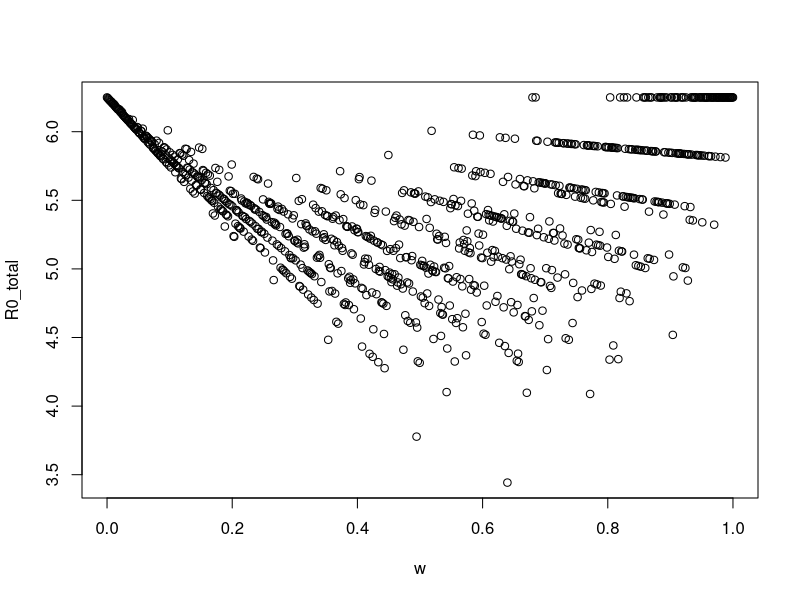
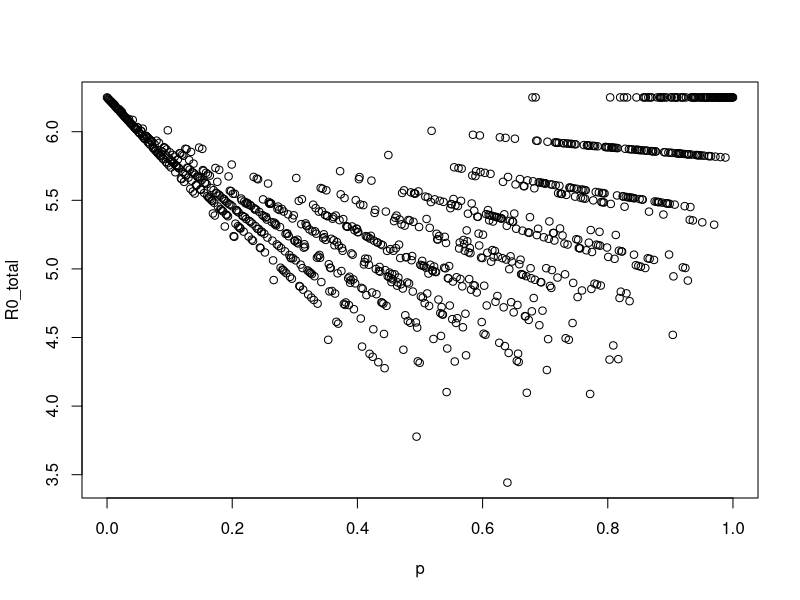
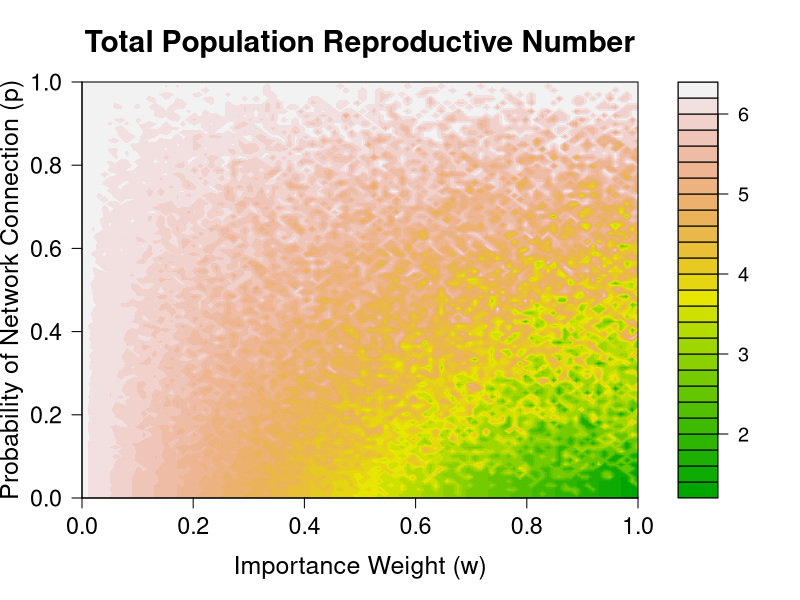
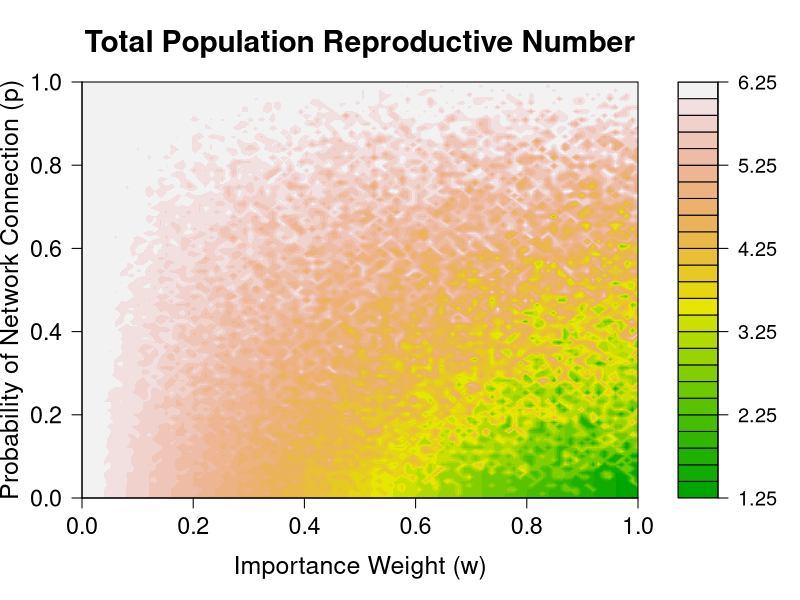
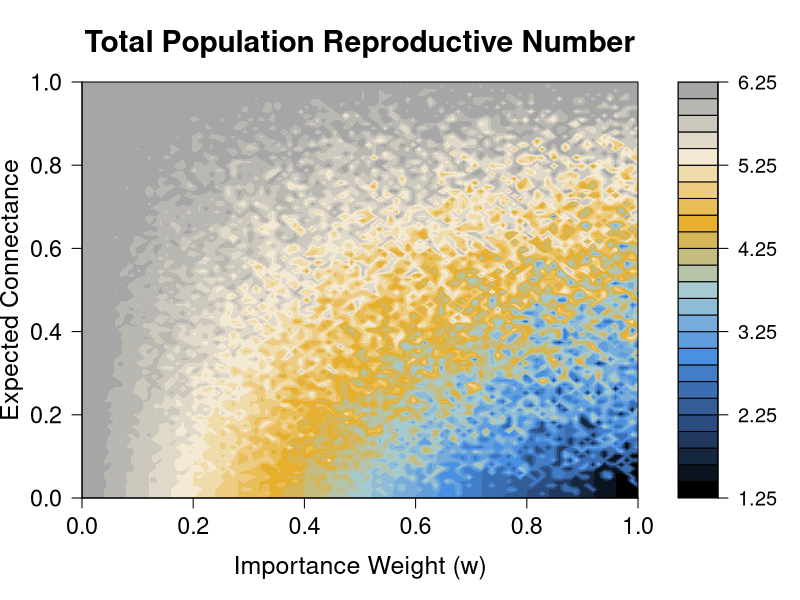

These figures' R source, in order:

# True Parameter Values
w=seq(0,1, length.out = 1000)
p=seq(0,1, length.out = 1000)
beta_par=0.000025
gamma=1/10
S0=5000

R0_random <- S0 * 5 * beta_par / gamma

R0_total <- vector()

#######Calculate R0
for (i in 1:length(w)){
  A_mat <- matrix(rbinom(25,1,p[i]), nrow=5)
  diag(A_mat) <- 1
  A_mat[lower.tri(A_mat)] <- t(A_mat)[lower.tri(A_mat)]
  A_vec <- as.vector(A_mat)
  # Build Cmat
  Cmat <- A_mat * w[i] + (1 - w[i])   # off-diagonal formula applied everywhere
  diag(Cmat) <- 1 
  # Compute eigen decomposition
  eig <- eigen(Cmat)
  # Eigenvalues
  dom_eig <- max(eig$values)
  R0_total[i] <- S0*beta_par / gamma * dom_eig
}

plot(w, R0_total)
plot(p, R0_total)
R0_random
min(R0_total)


# Parameter Values
N_grid <- 100 # Reduced resolution for speed
w_vals <- seq(0, 1, length.out = N_grid)
p_vals <- seq(0, 1, length.out = N_grid)
beta_par <- 0.000025
gamma <- 1/10
S0 <- 5000

# Initialize matrix to store R0 results
R0_grid <- matrix(0, nrow = N_grid, ncol = N_grid)

# Calculate R0 over the grid of w and p
for (i in 1:N_grid) {
  for (j in 1:N_grid) {
    w <- w_vals[i]
    p <- p_vals[j]
    
    # Build Adjacency matrix (5x5)
    A_mat <- matrix(rbinom(25, 1, p), nrow=5)
    diag(A_mat) <- 1
    A_mat[lower.tri(A_mat)] <- t(A_mat)[lower.tri(A_mat)]
    
    # Build Cmat
    Cmat <- A_mat * w + (1 - w)
    diag(Cmat) <- 1
    
    # Compute Eigenvalues
    eig <- eigen(Cmat)
    dom_eig <- max(Re(eig$values)) # Using Real part to ensure numeric
    
    R0_grid[i, j] <- S0 * beta_par / gamma * dom_eig
  }
}

# 2D Plot: Filled Contour with Increased Font Sizes
filled.contour(w_vals, p_vals, R0_grid, 
               color.palette = terrain.colors,
               
               # Title settings (cex.main controls size)
               plot.title = {
                 title(main = "Total Population Reproductive Number", 
                       cex.main = 1.8) # 1.8x default size
               },
               
               # Axis and Label settings (cex.lab and cex.axis control size)
               plot.axes = {
                 axis(1, cex.axis = 1.4) # X-axis tick font size
                 axis(2, cex.axis = 1.4) # Y-axis tick font size
                 title(xlab = "Importance Weight (w)", 
                       ylab = "Probability of Network Connection (p)", 
                       cex.lab = 1.5) # Axis titles font size
               },
               
               # Legend tick font size
               key.axes = axis(4, cex.axis = 1.2) 
)

# Define explicit breaking points from 1 to 6
legend_levels <- seq(1.25, 6.25, by = 0.2) # Breaks every 0.5; use seq(1, 6, by = 1) for only whole numbers

# 2D Plot: Filled Contour with Custom Legend Ticks
filled.contour(w_vals, p_vals, R0_grid, 
               color.palette = terrain.colors,
               levels = legend_levels, # Forces the color scale to map between 1 and 6
               
               # Title settings
               plot.title = {
                 title(main = "Total Population Reproductive Number", 
                       cex.main = 1.8) 
               },
               
               # Axis and Label settings
               plot.axes = {
                 axis(1, cex.axis = 1.4) 
                 axis(2, cex.axis = 1.4) 
                 title(xlab = "Importance Weight (w)", 
                       ylab = "Probability of Network Connection (p)", 
                       cex.lab = 1.5) 
               },
               
               # Legend settings: Force ticks to happen at our specified levels
               key.axes = {
                 axis(4, at = seq(1.25, 6.25, by = 1), labels = seq(1.25, 6.25, by = 1), cex.axis = 1.2)
               }
)

teal_orange_palette <- colorRampPalette(c("black","#2B4C7E", "#4A90E2", "#A5CAD2", "#E6AF2E", "#F4EAD4","#A6A6A6"))

# Define your custom breaking points
legend_levels <- seq(1.25, 6.25, by = 0.2) 

# 2D Plot: Filled Contour with Custom Palette and Legend Ticks
filled.contour(w_vals, p_vals, R0_grid, 
               color.palette = teal_orange_palette, # Swapped to your custom muted blues
               levels = legend_levels, 
               
               # Title settings
               plot.title = {
                 title(main = "Total Population Reproductive Number", 
                       cex.main = 1.8) 
               },
               
               # Axis and Label settings
               plot.axes = {
                 axis(1, cex.axis = 1.4) 
                 axis(2, cex.axis = 1.4) 
                 title(xlab = "Importance Weight (w)", 
                       ylab = "Expected Connectance", 
                       cex.lab = 1.5) 
               },
               
               # Legend settings: Ticks placed exactly at your intervals
               key.axes = {
                 axis(4, at = seq(1.25, 6.25, by = 1), 
                      labels = seq(1.25, 6.25, by = 1), 
                      cex.axis = 1.2)
               }
)
